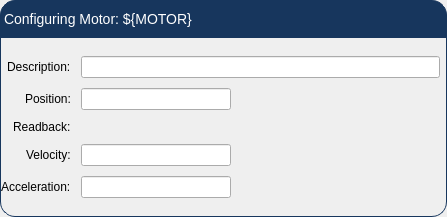
<?xml version="1.0" encoding="UTF-8"?>
<ui version="4.0">
 <class>Form</class>
 <widget class="QWidget" name="Form">
  <property name="geometry">
   <rect>
    <x>0</x>
    <y>0</y>
    <width>447</width>
    <height>217</height>
   </rect>
  </property>
  <property name="windowTitle">
   <string>Engineer Screen: ${MOTOR}</string>
  </property>
  <layout class="QVBoxLayout" name="verticalLayout">
   <property name="spacing">
    <number>0</number>
   </property>
   <property name="leftMargin">
    <number>0</number>
   </property>
   <property name="topMargin">
    <number>0</number>
   </property>
   <property name="rightMargin">
    <number>0</number>
   </property>
   <property name="bottomMargin">
    <number>0</number>
   </property>
   <item>
    <layout class="QVBoxLayout" name="verticalLayout_5">
     <property name="spacing">
      <number>0</number>
     </property>
     <item>
      <widget class="QLabel" name="label">
       <property name="styleSheet">
        <string notr="true">QLabel {
        qproperty-alignment: AlignCenter;
	border: 1px solid #FF17365D;
	border-top-left-radius: 15px;
	border-top-right-radius: 15px;
	background-color: #FF17365D;
	padding: 5px 0px;
	color: rgb(255, 255, 255);
	max-height: 25px;
        font-size: 14px;
}
</string>
       </property>
       <property name="text">
        <string>Configuring Motor: ${MOTOR}</string>
       </property>
      </widget>
     </item>
     <item>
      <widget class="QFrame" name="frame">
       <property name="styleSheet">
        <string notr="true">QFrame#frame{
	border: 1px solid #FF17365D;
	border-bottom-left-radius: 15px;
	border-bottom-right-radius: 15px;
}</string>
       </property>
       <property name="frameShape">
        <enum>QFrame::StyledPanel</enum>
       </property>
       <property name="frameShadow">
        <enum>QFrame::Raised</enum>
       </property>
       <layout class="QVBoxLayout" name="verticalLayout_6">
        <property name="spacing">
         <number>0</number>
        </property>
        <property name="leftMargin">
         <number>0</number>
        </property>
        <property name="topMargin">
         <number>0</number>
        </property>
        <property name="rightMargin">
         <number>0</number>
        </property>
        <property name="bottomMargin">
         <number>0</number>
        </property>
        <item>
         <layout class="QFormLayout" name="formLayout">
          <property name="labelAlignment">
           <set>Qt::AlignRight|Qt::AlignTrailing|Qt::AlignVCenter</set>
          </property>
          <property name="formAlignment">
           <set>Qt::AlignLeading|Qt::AlignLeft|Qt::AlignVCenter</set>
          </property>
          <property name="horizontalSpacing">
           <number>10</number>
          </property>
          <property name="verticalSpacing">
           <number>10</number>
          </property>
          <property name="topMargin">
           <number>6</number>
          </property>
          <property name="rightMargin">
           <number>6</number>
          </property>
          <property name="bottomMargin">
           <number>6</number>
          </property>
          <item row="0" column="0">
           <widget class="QLabel" name="label_2">
            <property name="text">
             <string>Description:</string>
            </property>
           </widget>
          </item>
          <item row="0" column="1">
           <widget class="PyDMLineEdit" name="PyDMLineEdit">
            <property name="toolTip">
             <string/>
            </property>
            <property name="whatsThis">
             <string/>
            </property>
            <property name="channel" stdset="0">
             <string>ca://${MOTOR}.DESC</string>
            </property>
            <property name="displayFormat" stdset="0">
             <enum>PyDMLineEdit::String</enum>
            </property>
           </widget>
          </item>
          <item row="1" column="0">
           <widget class="QLabel" name="label_3">
            <property name="text">
             <string>Position:</string>
            </property>
           </widget>
          </item>
          <item row="1" column="1">
           <widget class="PyDMLineEdit" name="PyDMLineEdit_2">
            <property name="maximumSize">
             <size>
              <width>150</width>
              <height>16777215</height>
             </size>
            </property>
            <property name="toolTip">
             <string/>
            </property>
            <property name="whatsThis">
             <string/>
            </property>
            <property name="alarmSensitiveContent" stdset="0">
             <bool>false</bool>
            </property>
            <property name="showUnits" stdset="0">
             <bool>true</bool>
            </property>
            <property name="channel" stdset="0">
             <string>ca://${MOTOR}.VAL</string>
            </property>
            <property name="displayFormat" stdset="0">
             <enum>PyDMLineEdit::Decimal</enum>
            </property>
           </widget>
          </item>
          <item row="2" column="0">
           <widget class="QLabel" name="label_4">
            <property name="text">
             <string>Readback:</string>
            </property>
           </widget>
          </item>
          <item row="2" column="1">
           <widget class="PyDMLabel" name="PyDMLabel">
            <property name="toolTip">
             <string/>
            </property>
            <property name="whatsThis">
             <string/>
            </property>
            <property name="showUnits" stdset="0">
             <bool>true</bool>
            </property>
            <property name="channel" stdset="0">
             <string>ca://${MOTOR}.RBV</string>
            </property>
            <property name="displayFormat" stdset="0">
             <enum>PyDMLabel::Decimal</enum>
            </property>
           </widget>
          </item>
          <item row="3" column="0">
           <widget class="QLabel" name="label_5">
            <property name="text">
             <string>Velocity:</string>
            </property>
           </widget>
          </item>
          <item row="3" column="1">
           <widget class="PyDMLineEdit" name="PyDMLineEdit_3">
            <property name="maximumSize">
             <size>
              <width>150</width>
              <height>16777215</height>
             </size>
            </property>
            <property name="toolTip">
             <string/>
            </property>
            <property name="whatsThis">
             <string/>
            </property>
            <property name="alarmSensitiveContent" stdset="0">
             <bool>false</bool>
            </property>
            <property name="showUnits" stdset="0">
             <bool>true</bool>
            </property>
            <property name="channel" stdset="0">
             <string>ca://${MOTOR}.VELO</string>
            </property>
            <property name="displayFormat" stdset="0">
             <enum>PyDMLineEdit::Decimal</enum>
            </property>
           </widget>
          </item>
          <item row="4" column="0">
           <widget class="QLabel" name="label_6">
            <property name="text">
             <string>Acceleration:</string>
            </property>
           </widget>
          </item>
          <item row="4" column="1">
           <widget class="PyDMLineEdit" name="PyDMLineEdit_4">
            <property name="maximumSize">
             <size>
              <width>150</width>
              <height>16777215</height>
             </size>
            </property>
            <property name="toolTip">
             <string/>
            </property>
            <property name="whatsThis">
             <string/>
            </property>
            <property name="alarmSensitiveContent" stdset="0">
             <bool>false</bool>
            </property>
            <property name="showUnits" stdset="0">
             <bool>true</bool>
            </property>
            <property name="channel" stdset="0">
             <string>ca://${MOTOR}.ACCL</string>
            </property>
            <property name="displayFormat" stdset="0">
             <enum>PyDMLineEdit::Decimal</enum>
            </property>
           </widget>
          </item>
         </layout>
        </item>
       </layout>
      </widget>
     </item>
    </layout>
   </item>
  </layout>
 </widget>
 <customwidgets>
  <customwidget>
   <class>PyDMLabel</class>
   <extends>QLabel</extends>
   <header>pydm.widgets.label</header>
  </customwidget>
  <customwidget>
   <class>PyDMLineEdit</class>
   <extends>QLineEdit</extends>
   <header>pydm.widgets.line_edit</header>
  </customwidget>
 </customwidgets>
 <resources/>
 <connections/>
</ui>
